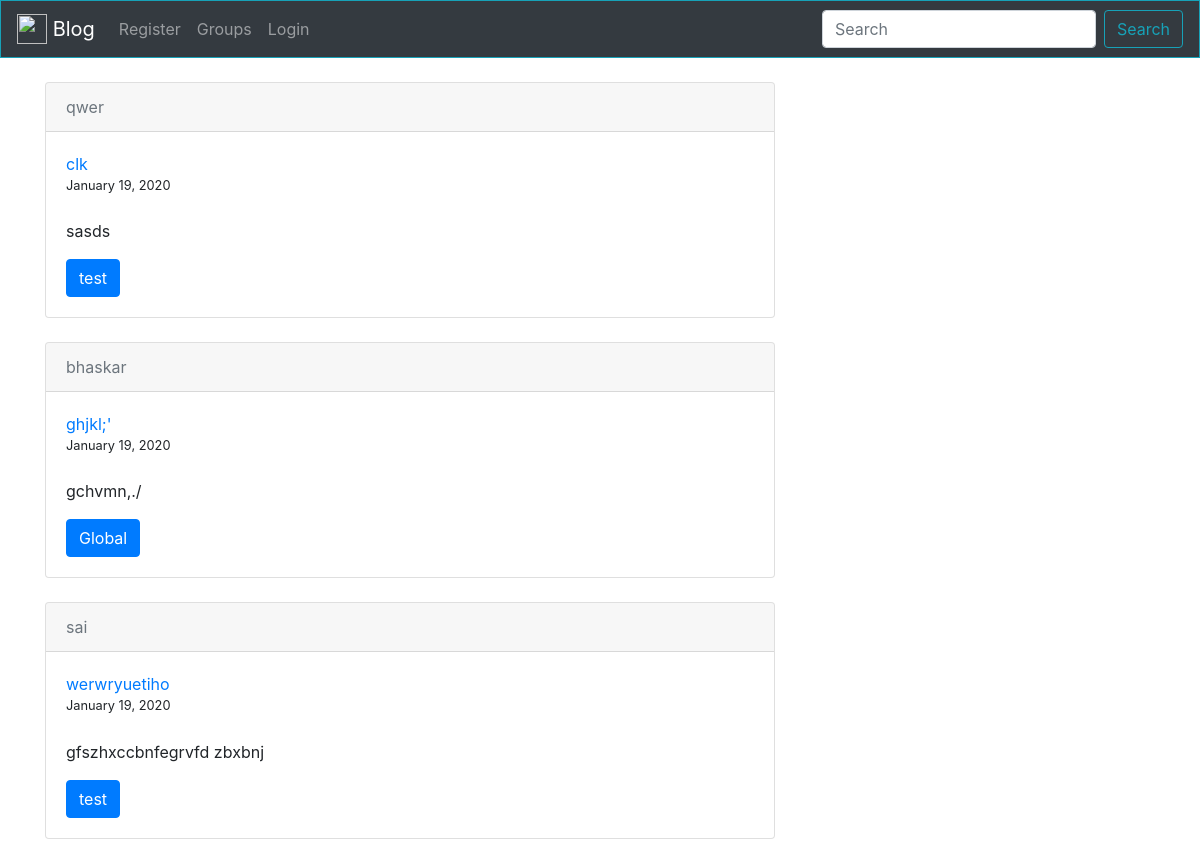
The app's page / (upper part), older data.
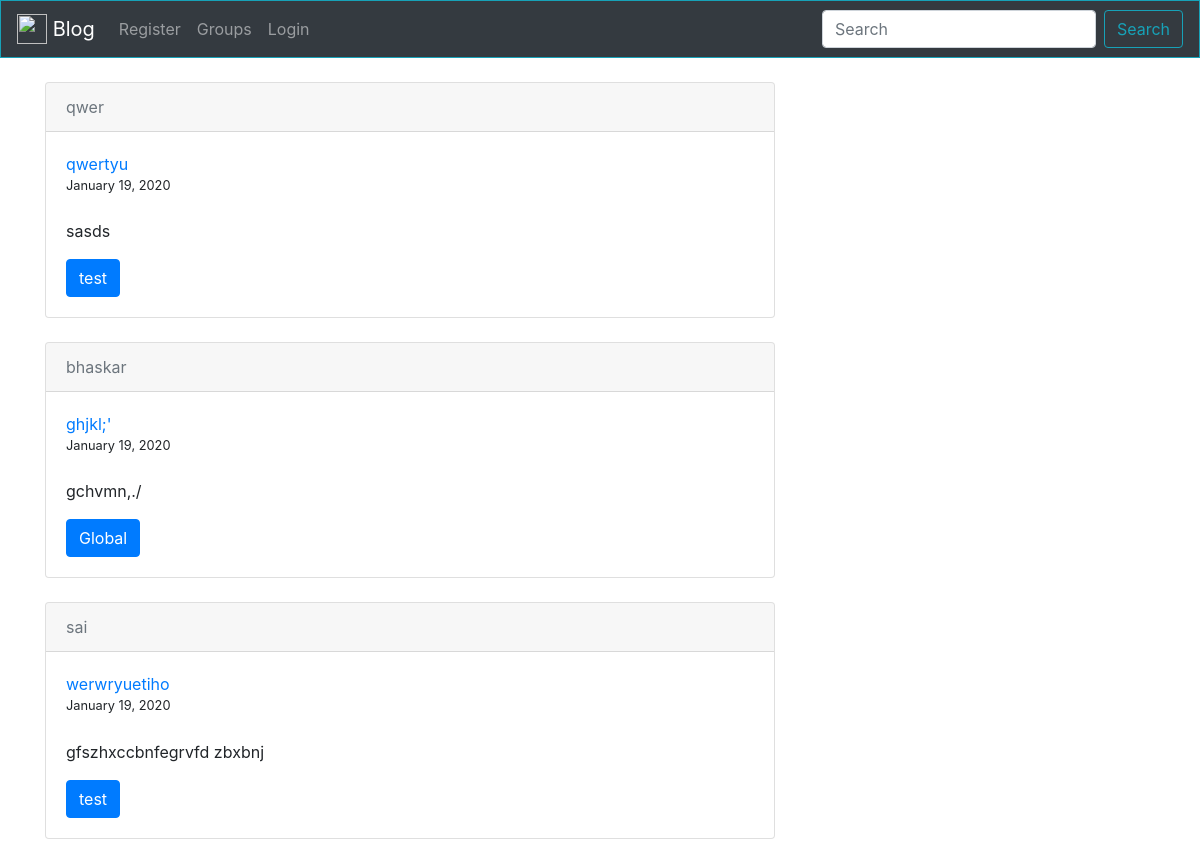
The same page, newer data.
### post/models.py (models this page shows, shortened)
class Posts(models.Model):
	title = models.CharField(max_length = 100)
	context = models.TextField()
	date_posted = models.DateTimeField(default = timezone.now)
	user = models.ForeignKey(User, on_delete = models.CASCADE)
	groups = models.ForeignKey(Com, on_delete = models.CASCADE)
	image = models.ImageField(upload_to='post_images', blank=True)

### groups/models.py (models this page shows, shortened)
class Com(models.Model):
	name = models.CharField(max_length = 100, primary_key=True)
	def __str__(self):
		return self.name

### post/views.py (the view)
# urls.py: path('', views.index, name='index'),
def index(request):
	posts = Posts.objects.all().order_by('-date_posted')
	paginator = Paginator(posts, 10)
	page = request.GET.get('page')
	posts = paginator.get_page(page)
	return render(request,'post/index.html', {'posts': posts})

### templates/post/index.html (shortened to what this page needs)
{% extends "post/header.html"%}
{% block content %}
{% for post in posts %}
<div class="card">
	<div class="card-header">
		<a class="card-subtitle mb-2 text-muted" href="{% url 'user-posts' post.user.username %}">{{ post.user }}</a>
	</div>
	<div class="card-body">
		<a class="card-title" href="{% url 'post-detail' post.id %}">{{ post.title }}</a>
		<small>{{ post.date_posted|date:"F d, Y" }}</small>
		<p class="card-text">{{ post.context }}</p>
		<a href="{% url 'groups' %}{{ post.groups }}" class="btn btn-primary">{{ post.groups }}</a>
	</div>
</div>
{% endfor %}
{% endblock content %}

Row changes from the older to the newer data that the page shows:
changed Posts "sasds": title "clk" → "qwertyu"
